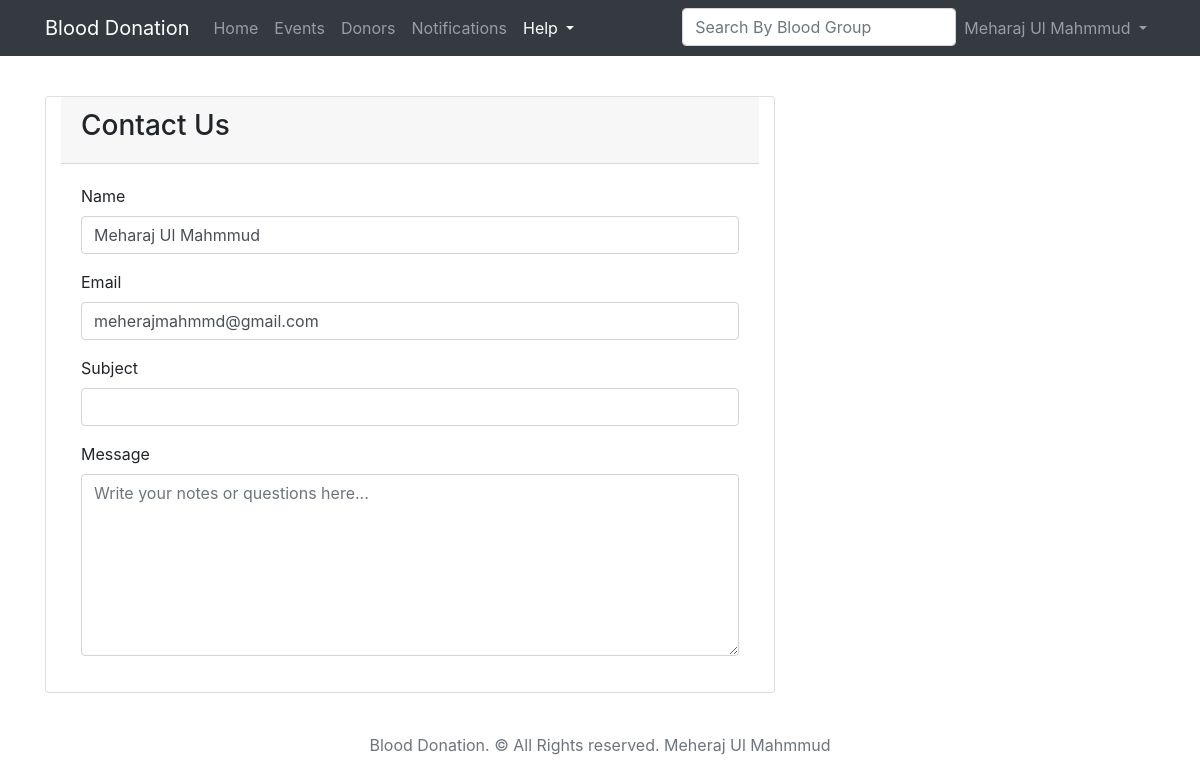
The app's page /account/contact (signed in) with its own data.
### user/models.py (models this page shows, shortened)
class User(AbstractBaseUser):
    email = models.EmailField(max_length=255, unique=True)
    name = models.CharField(max_length=255)
    date_joined = models.DateTimeField(auto_now_add=True)
    is_active = models.BooleanField(default=True)
    is_staff = models.BooleanField(default=False)
    is_admin = models.BooleanField(default=False)
    USERNAME_FIELD = 'email'
    REQUIRED_FIELDS = ['name']  # Email & Password are required by default.
    objects = MyUserManager()

### user/views.py (the view, shortened to what this page needs)
# urls.py: path('contact', contact_view, name="contact"),
def contact_view(request):
    search_keyword = request.GET.get('q')
    return render(request, 'contact.html')

### user/templates/contact.html (shortened to what this page needs)
<!DOCTYPE html>
{% load static %}
<html lang="en">
<head>
    <link href="https://stackpath.bootstrapcdn.com/bootstrap/4.5.2/css/bootstrap.min.css"
 rel="stylesheet">
</head>
<body>
<nav class="navbar navbar-expand-lg navbar-dark bg-dark fixed-top">
    <div class="container">
        <a class="navbar-brand" href="{% url 'home' %}">Blood Donation</a>
        <div class="collapse navbar-collapse" id="navbarResponsive">
            <ul class="navbar-nav">
                {% if user.is_authenticated %}
                <li class="nav-item">
                    <a class="nav-link " href="{% url 'home' %}">Home</a>
                </li>
                <li class="nav-item">
                    <a class="nav-link" href="{% url 'event-home' %}">Events</a>
                </li>
                <li class="nav-item">
                    <a class="nav-link" href="{% url 'donors' %}">Donors</a>
                </li>
                <li class="nav-item">
                    <a class="nav-link" href="{% url 'notification' %}">Notifications</a>
                </li>
                <li class="nav-item dropdown">
                    <a aria-expanded="false" aria-haspopup="true" class="nav-link dropdown-toggle active"
                       data-toggle="dropdown"
                       href="#" id="navbarDropdownMenuLink" role="button">
                        Help
                    </a>
                </li>
                {% endif %}
            </ul>
            <ul class="navbar-nav ml-auto">
                <li class="nav-item">
                    <form method="GET">
                        <input class="form-control" type="text" id="id_q" name="q" placeholder="Search By Blood Group"
                               >
                    </form>
                </li>
                <li class="nav-item dropdown">
                    <a aria-expanded="false" aria-haspopup="true" class="nav-link dropdown-toggle"
                       data-toggle="dropdown"
                       href="#" id="navbarDropdownMenuLink2" role="button">
                        {{ request.user.name }}
                    </a>
                </li>
            </ul>
        </div>
    </div>
</nav>
<br/>
<br/>
<main class="flex-shrink-0" role="main">
    <div class="container">
        <div class="row">
            <div class="col-md-8 mt-4">
                <div class="card my-4">
                    <div class="col-lg-12">
                        <div class="card-header">
                            <h3 class="text-black">Contact Us</h3>
                        </div>
                        <div class="card-body">
                            <form action="{% url 'contact' %}" method="post">
                                <div class="row form-group">
                                    <div class="col-md-12">
                                        <label class="text-black">Name</label>
                                        <input class="form-control" name="name" type="text"
                                               value="{{request.user.name}}">
                                    </div>
                                </div>
                                <div class="row form-group">
                                    <div class="col-md-12">
                                        <label class="text-black">Email</label>
                                        <input class="form-control" name="email" type="email"
                                               value="{{request.user.email}}">
                                    </div>
                                </div>
                                <div class="row form-group">
                                    <div class="col-md-12">
                                        <label class="text-black">Subject</label>
                                        <input class="form-control" name="subject" type="subject" autofocus>
                                    </div>
                                </div>
                                <div class="row form-group">
                                    <div class="col-md-12">
                                        <label class="text-black">Message</label>
                                        <textarea class="form-control" cols="30" name="message" name="message" placeholder="Write your notes or questions here..."
                                                  rows="7"></textarea>
                                    </div>
                                </div>
                            </form>
                        </div>
                    </div>
                </div>
            </div>
        </div>
    </div>
</main>
<footer class="footer mt-auto py-3">
    <div class="container text-center">
        <span class="text-muted">Blood Donation. © All Rights reserved. Meheraj Ul Mahmmud</span>
    </div>
</footer>
</body>
</html>

### records on screen
User: user.name "Meharaj Ul Mahmmud", name "Meharaj Ul Mahmmud", email "meherajmahmmd@gmail.com"
